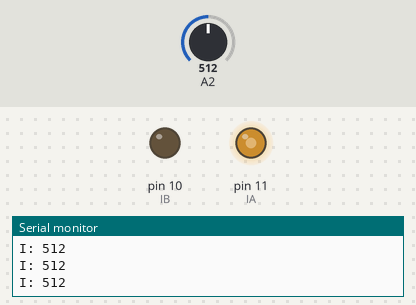
Bench run of a sketch on a simulated Arduino Uno, built with avr-gcc and run on an emulated ATmega328P. Parts: output pins drawn as LEDs (lit = HIGH), the last lines printed to the serial monitor. Dashed ring = blinking. The inputs (shaded band) are chosen by the test bench; at power-on: A2 = 512.

Above: at 1.2 s.
1.3 s: A2 set to 985
At 1.9 s:
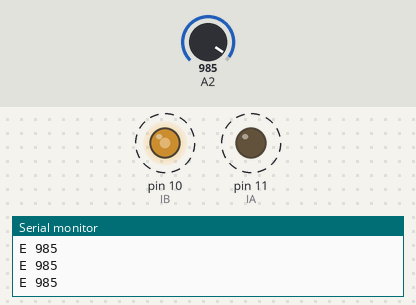
4.3 s: A2 set to 1017
At 5.4 s:
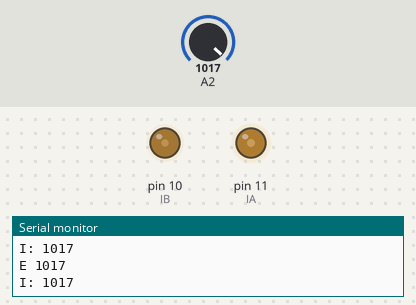
7.3 s: A2 set to 990
Timing chart, 0 to 16.3 s (numbered marks = the images above; inputs shaded):
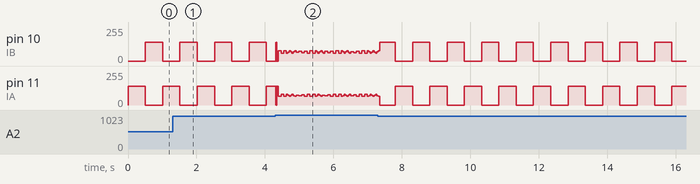

Measured:
- the behaviour switches between 999 and 1000 on A2 (found by bisection; images 1 and 2)
- by itself, pin 10 (IB): repeats every 0.96 s: 140/255 0.46 s, 0/255 0.51 s
- by itself, pin 11 (IA): repeats every 0.96 s: 0/255 0.46 s, 140/255 0.51 s

The sketch:

pwm_module.ino
```cpp
/*
Purpose: Control PWM ventilator
*/

#define IA 11
#define IB 10
int pot;
float waiting_time;

void setup()
{
    pinMode(IA, OUTPUT);
    pinMode(IB, OUTPUT);
    Serial.begin(9600);
}
void loop()
{

    //Serial.println(pot);

    ventilation(60, 1);
    //Serial.println("BPM: 60, I:E = 1:2");

    /* MAÑANA AGREGAR CONTROL CON POTENCIÓMETRO.
       ELIMINAR LA NECESIDAD DEL DELAI.
      REVISAR CON PID PARA CONTROLAR EL PWM.SEGÚN LA VELOCIDAD DE CAMBIO DEL POTENCIÓMETRO
      DE ESTA MANERA EN CADA LOOP, SACO LA DIFERENCIA (LA DERIVADA) ENTRE EL VALOR ACTUAL DEL POTENCIÓMETRO
      Y ENTRE EL VALOR ANTERIOR. LUEGO ACTUALIZO
      Y DE AHÍ CON ESO SETEO CONTROL DE LA VELOCIDAD DE CAMBIO
      Y CONTROLO LOS LÍMITES CON POSICIONES Y SHAO <3
    */

/*        int pot = analogRead(A2);
    //Serial.println(pot);
    pot = map(pot, 0, 1023, 0, 255);
    pot = 94;
    girar(1, pot);
 */}

void ventilation(int bpm, int Esp)
{ //Motor RPM: 109
    //Periodo: 0.5505
    //bpm -> rpm
    //I:E

    float vent_time = 60.0 / bpm;
    float ins_time = vent_time / (Esp + 1);
    float esp_time = Esp * vent_time / (Esp + 1); //Revisado y correctos

    //considerando el rango de movimiento = 180° y eso es medio giro...
    float ins_rpm = 30.0 / ins_time;
    float esp_rpm = 30.0 / esp_time; //revisado y correcto

    /* Serial.print(ins_time, 4);
    Serial.print(",");
    Serial.print(esp_time, 4);
    Serial.print("        ");
    Serial.print(ins_rpm, 4);
    Serial.print(",");
    Serial.println(esp_rpm, 4); */

    int ins_pwm = 255.0 * (ins_rpm / 109.0);
    int esp_pwm = 255.0 * (esp_rpm / 109.0);

    girar(1, ins_pwm);

    waiting_time = millis();

    while (millis() <= (waiting_time + (ins_time * 1000)))
    {
        pot = analogRead(A2);
        Serial.print("I: ");
        Serial.println(pot);
        if ((pot >= 1000) || (pot <= 20))
        {
            break;
        }
    }

    girar(0, esp_pwm);
    waiting_time = millis();
    while (millis() <= (waiting_time + (esp_time * 1000)))
    {
        pot = analogRead(A2);
        Serial.print("E ");
        Serial.println(pot);
        if ((pot >= 1000) || (pot <= 20))
        {
            break;
        }
    }
}

void girar(int direction, int duty_cicle)
{
    if (direction == 1)
    {
        analogWrite(IA, duty_cicle);
        digitalWrite(IB, LOW);
    }
    else if (direction == 0)
    {
        analogWrite(IB, duty_cicle);
        digitalWrite(IA, LOW);
    }
}
```
